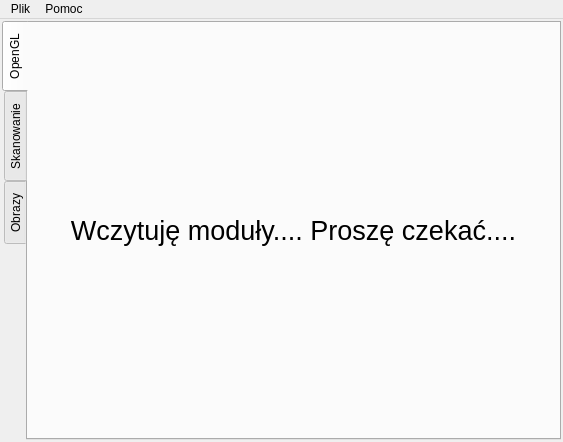
<?xml version="1.0" encoding="UTF-8"?>
<ui version="4.0">
 <class>MainWindow</class>
 <widget class="QMainWindow" name="MainWindow">
  <property name="geometry">
   <rect>
    <x>0</x>
    <y>0</y>
    <width>563</width>
    <height>442</height>
   </rect>
  </property>
  <property name="windowTitle">
   <string>3DScanner</string>
  </property>
  <widget class="QWidget" name="centralWidget">
   <layout class="QGridLayout" name="gridLayout">
    <property name="leftMargin">
     <number>2</number>
    </property>
    <property name="topMargin">
     <number>2</number>
    </property>
    <property name="rightMargin">
     <number>2</number>
    </property>
    <property name="bottomMargin">
     <number>2</number>
    </property>
    <item row="1" column="0">
     <widget class="QTabWidget" name="tabWidget">
      <property name="tabPosition">
       <enum>QTabWidget::West</enum>
      </property>
      <property name="tabShape">
       <enum>QTabWidget::Rounded</enum>
      </property>
      <property name="currentIndex">
       <number>0</number>
      </property>
      <widget class="QWidget" name="tab">
       <attribute name="title">
        <string>OpenGL</string>
       </attribute>
       <layout class="QGridLayout" name="gridLayout_3">
        <property name="leftMargin">
         <number>0</number>
        </property>
        <property name="topMargin">
         <number>0</number>
        </property>
        <property name="rightMargin">
         <number>0</number>
        </property>
        <property name="bottomMargin">
         <number>0</number>
        </property>
        <item row="0" column="0">
         <layout class="QGridLayout" name="layoutGL">
          <item row="0" column="0">
           <widget class="QLabel" name="labelStart">
            <property name="font">
             <font>
              <pointsize>20</pointsize>
             </font>
            </property>
            <property name="layoutDirection">
             <enum>Qt::LeftToRight</enum>
            </property>
            <property name="text">
             <string>Wczytuję moduły.... Proszę czekać....</string>
            </property>
            <property name="alignment">
             <set>Qt::AlignCenter</set>
            </property>
           </widget>
          </item>
         </layout>
        </item>
       </layout>
      </widget>
      <widget class="QWidget" name="tab_2">
       <attribute name="title">
        <string>Skanowanie</string>
       </attribute>
       <layout class="QGridLayout" name="gridLayout_4">
        <property name="leftMargin">
         <number>0</number>
        </property>
        <property name="topMargin">
         <number>0</number>
        </property>
        <property name="rightMargin">
         <number>0</number>
        </property>
        <property name="bottomMargin">
         <number>0</number>
        </property>
        <item row="0" column="0">
         <layout class="QGridLayout" name="layoutScanner">
          <property name="bottomMargin">
           <number>4</number>
          </property>
         </layout>
        </item>
       </layout>
      </widget>
      <widget class="QWidget" name="tab_3">
       <attribute name="title">
        <string>Obrazy</string>
       </attribute>
       <layout class="QGridLayout" name="gridLayout_2">
        <property name="leftMargin">
         <number>0</number>
        </property>
        <property name="topMargin">
         <number>0</number>
        </property>
        <property name="rightMargin">
         <number>0</number>
        </property>
        <property name="bottomMargin">
         <number>0</number>
        </property>
        <item row="0" column="0">
         <layout class="QGridLayout" name="layoutPhoto"/>
        </item>
       </layout>
      </widget>
     </widget>
    </item>
   </layout>
  </widget>
  <widget class="QMenuBar" name="menuBar">
   <property name="geometry">
    <rect>
     <x>0</x>
     <y>0</y>
     <width>563</width>
     <height>19</height>
    </rect>
   </property>
   <widget class="QMenu" name="menuPlik">
    <property name="title">
     <string>Plik</string>
    </property>
    <addaction name="actionZamknij"/>
   </widget>
   <widget class="QMenu" name="menuPomoc">
    <property name="title">
     <string>Pomoc</string>
    </property>
    <addaction name="actionAboutQt"/>
    <addaction name="actionOProgramie"/>
   </widget>
   <addaction name="menuPlik"/>
   <addaction name="menuPomoc"/>
  </widget>
  <action name="actionZamknij">
   <property name="text">
    <string>Zamknij</string>
   </property>
  </action>
  <action name="actionAboutQt">
   <property name="text">
    <string>About Qt</string>
   </property>
  </action>
  <action name="actionOProgramie">
   <property name="text">
    <string>O programie</string>
   </property>
  </action>
  <action name="actionKatalog_obraz_w">
   <property name="text">
    <string>Katalog obrazów</string>
   </property>
  </action>
 </widget>
 <layoutdefault spacing="6" margin="11"/>
 <resources/>
 <connections/>
</ui>
